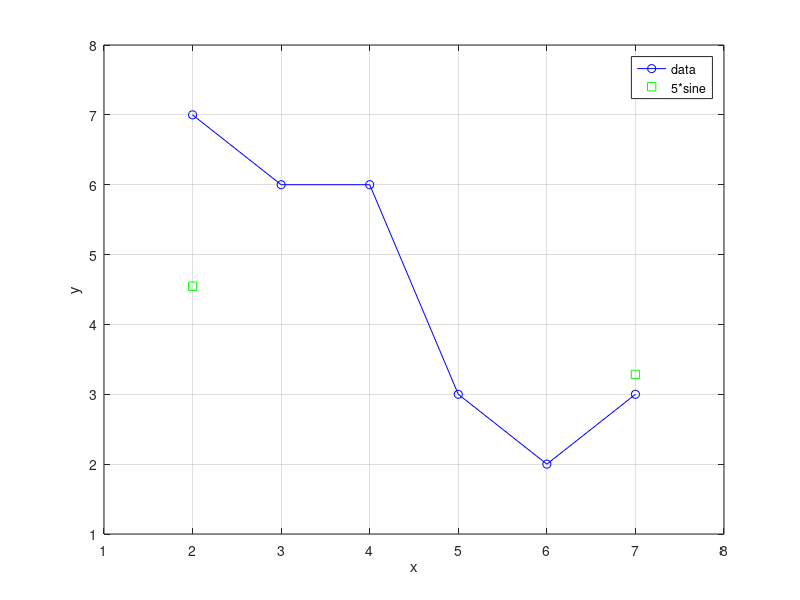

This chart was generated by the following MATLAB code:
%% Homework 1
% Gwen Zapata
% 15 September 2016
%% Problem 2
% Given the matrix
C = [11 5;2 1;18 7];
% Write the two statements to create s = (11, 2, 18)T and 
% t = (11, 5, 2, 1, 18, 7) by extracting the rows and columns of C.
s = C(1:3)'
t = reshape(C', 1, 6)

%% Problem 3 (Q16 of the textbook): MATLAB built-in functions to create matrix (10 points)
% Write a one-line expression to create the following matrix
% |[ 1  0  0  0  1   |
% | -1  1  0  0  1   |
% | -1 -1  1  0  1   |
% | -1 -1 -1  1  1   |
% | -1 -1 -1 -1  1 ] |
% Hint: one solution uses matrix addition and the built-in tril, ones, eye,
% and zeros commands.
% solution:
x = eye(5,6) - tril(ones(5,6),-1)
x(:,6) = ones(5,1)

%% Problem 4: MATLAB Vectorization (12 points)
B = ones(3,3); x = 21:24;
% solution:
B(2:3,1:2) = reshape(x, 2, 2)

%% Problem 5 (Q31 of the textbook): MATLAB plotting (10 points)
% Given the sequence of MATLAB statements below, what additional statements are
% necessary to create the exact plot shown below? Do not create any additional data. Do not
% worry about the fonts or font sizes in the legend or on the axes. Do not use the interactive
% plot-editing tools in MATLAB version 5.3 or later.
x = [2 3 4 5 6 7];
y = [7 6 6 3 2 3];
z = 5*sin(x);
% solution:
plot(x,y,'bo-', x,z,'gs')
legend('data','5*sine'); xlabel('x'); ylabel('y');
axis([1 8 1 8])
grid on;
